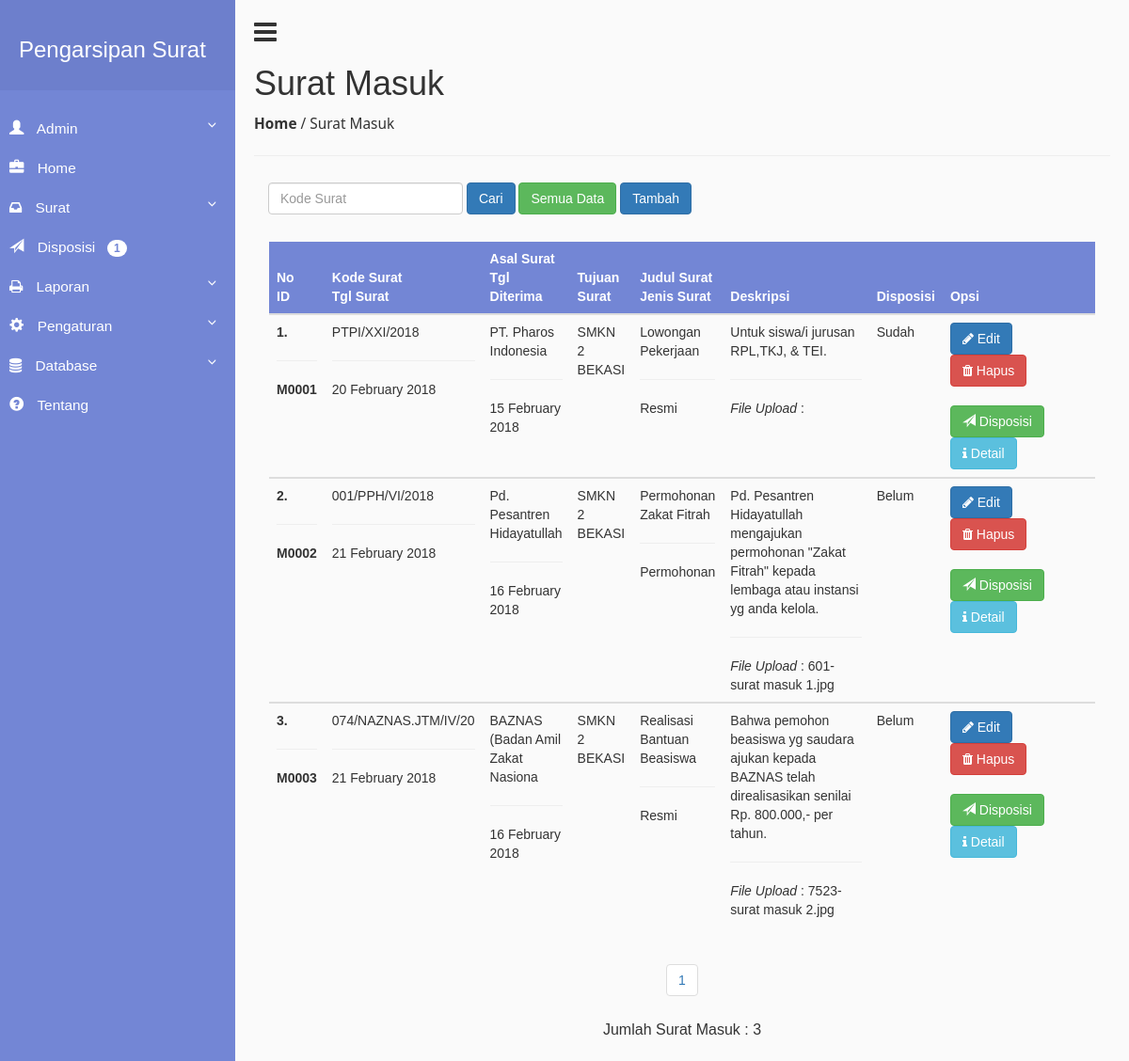
The app's page /index.php?page=Surat-Masuk-Data (signed in), older data.
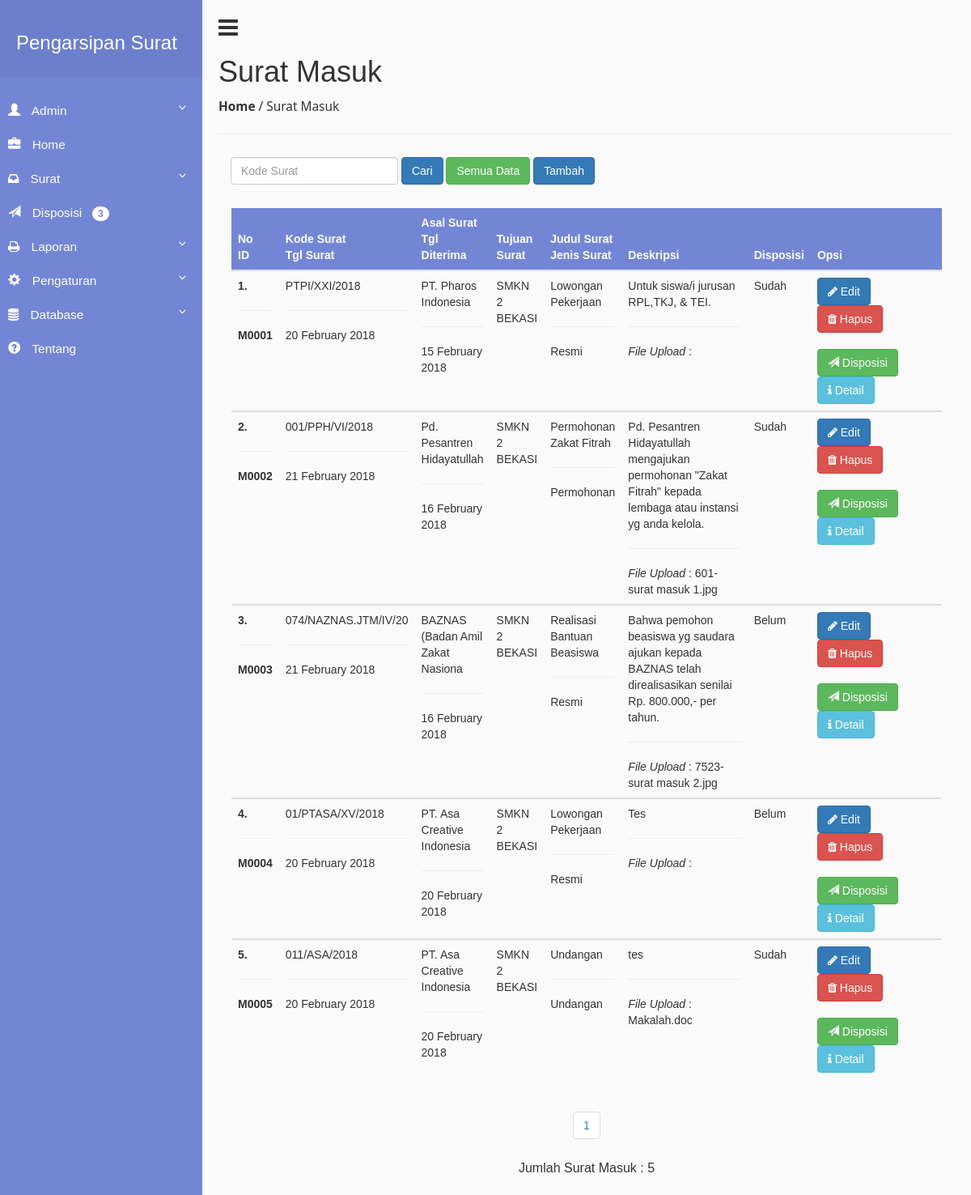
The same page, newer data.
### tables this page shows
CREATE TABLE `mail` (
  `id_mail` varchar(10) NOT NULL,
  `incoming_at` date NOT NULL,
  `mail_code` varchar(20) NOT NULL,
  `mail_date` date NOT NULL,
  `mail_from` varchar(32) NOT NULL,
  `mail_to` varchar(32) NOT NULL,
  `mail_subject` varchar(50) NOT NULL,
  `description` text NOT NULL,
  `file_upload` varchar(100) NOT NULL,
  `id_mail_type` varchar(10) NOT NULL,
  `disposisi` int(2) NOT NULL,
  `id_user` varchar(10) NOT NULL,
  PRIMARY KEY (`id_mail`),
  KEY `mail_typeid` (`id_mail_type`),
  KEY `mail_typeid_2` (`id_mail_type`),
  KEY `userid` (`id_user`),
  CONSTRAINT `mail_ibfk_1` FOREIGN KEY (`id_mail_type`) REFERENCES `mail_type` (`id_mail_type`) ON DELETE CASCADE ON UPDATE CASCADE,
  CONSTRAINT `mail_ibfk_2` FOREIGN KEY (`id_user`) REFERENCES `user` (`id_user`) ON DELETE CASCADE ON UPDATE CASCADE
);

CREATE TABLE `mail_type` (
  `id_mail_type` varchar(10) NOT NULL,
  `type` varchar(32) NOT NULL,
  PRIMARY KEY (`id_mail_type`)
);

### surat_masuk_data.php (the view, shortened to what this page needs)
<h1>Surat Masuk</h1>
<P><a href="?page=Halaman-Utama"><strong>Home</strong></a> / Surat Masuk</P>
<hr>
<?php
  $KeyWord  = isset($_GET['KeyWord']) ? $_GET['KeyWord'] : '';
  $dataCari = isset($_POST['txtCari']) ? $_POST['txtCari'] : $KeyWord;
  if(isset($_POST['btnCari'])){
    if($_POST) {
      $filterSql = "WHERE mail_code LIKE '%$dataCari%'";
    }
  }
  else {
    if($KeyWord){
      $filterSql = "WHERE mail_code '%$dataCari%'";
    }
    else {
      $filterSql = "";
    }
  }
  $baris  = 10;
  $hal  = isset($_GET['hal']) ? $_GET['hal'] : 1;
  $infoSql= "SELECT * FROM mail $filterSql";
  $infoQry= mysql_query($infoSql) or die ("error paging: ".mysql_error());
  $jumlah = mysql_num_rows($infoQry);
  $maks = ceil($jumlah/$baris);
  $mulai  = $baris * ($hal-1);
  ?>
<div class="row">
  <div class="col-md-8">
    <form action='?page=Surat-Masuk-Data' method="POST" class="navbar-form navbar-left" role="search">
          <div class="form-group">
            <input type='text' placeholder='Kode Surat' name='txtCari' class='form-control'>
          </div>
          <input type='submit' value='Cari' name="btnCari" class='btn btn-primary'>
          <a href='?page=Surat-Masuk-Data' class='btn btn-success' > Semua Data</a>
          <a href="?page=Surat-Masuk-Add" name="btnTambah" class="btn btn-primary">Tambah</a>
      </form>
  </div>
</div>
<br>
<div class="row" align="center" style="margin:1px;">
  <div class="col-md-12">
    <table class="table table-hover table-responsive">
      <thead style="background-color:#7386D5;color:#fff;text-align:center;">
        <tr>
          <th scope="col">No <br> ID</th>
          <th scope="col" style="min-width:100px;" >Kode Surat <br> Tgl Surat</th>
          <th scope="col">Asal Surat <br> Tgl Diterima</th>
          <th scope="col">Tujuan Surat</th>
          <th scope="col">Judul Surat <br> Jenis Surat</th>
          <th scope="col" width="200px">Deskripsi</th>
          <th scope="col">Disposisi</th>
          <th scope="col" width="200px">Opsi</th>
        </tr>
      </thead>
      <?php
        $query_mysql = mysql_query("select a.*, b.type FROM mail a inner join mail_type b using(id_mail_type) $filterSql order by id_mail LIMIT $mulai, $baris") or die(mysql_error());
        $nomor =$mulai;
        while($data = mysql_fetch_array($query_mysql)){
          $nomor++;
      ?>
      <tbody>
        <tr>
          <th scope="row"><?php echo $nomor; ?>.<br><hr> <?php echo $data['id_mail']; ?></th>
          <td> <?php echo $data['mail_code']; ?> <br><hr> <?php echo date("d F Y", strtotime($data['mail_date'])); ?></td>
          <td> <?php echo $data['mail_from']; ?> <br><hr> <?php echo date("d F Y", strtotime($data['incoming_at'])); ?></td>
          <td><?php echo $data['mail_to']; ?></td>
          <td><?php echo $data['mail_subject']; ?> <br><hr> <?php echo $data['type']; ?></td>
          <td><?php echo $data['description']; ?><br><hr><i>File Upload</i> : <?php echo $data['file_upload']; ?></td>
          <td>
             <?php
              if($data['disposisi'] == 1){
                echo 'Belum';
              } else {
                echo 'Sudah';
              }
            ?>
          </td>
          <td>
            <a href="?page=Surat-Masuk-Edit&id=<?php echo $data['id_mail']; ?>" class="btn btn-primary" ><i class="fa fa-pencil fa"></i> Edit</a>&nbsp;
            <a href="?page=Surat-Masuk-Delete&id=<?php echo $data['id_mail']; ?>" class="btn btn-danger "><i class="fa fa-trash fa"></i> Hapus</a><br><br>
            <a href="?page=Disposisi-Add&id=<?php echo $data['id_mail']; ?>" class="btn btn-success"><i class="glyphicon glyphicon-send"></i> Disposisi</a> &nbsp;
            <a href="?page=Surat-Masuk-Detail&id=<?php echo $data['id_mail']; ?>" class="btn btn-info"><i class="fa fa-info fa"></i> Detail</a>
          </td>
        </tr>
      </tbody>
      <?php } ?>
    </table>
    <center>
    <ul class="pagination">
    <?php
           for ($h = 1; $h <= $maks; $h++) {
              echo " <li><a href='?page=Surat-Masuk-Data&hal=$h'>$h</a></li> ";
           }
       ?>
      </ul>
    </center>
    <a style="font-size:16px;">Jumlah Surat Masuk : <?php echo $jumlah; ?></a>
  </div>
</div>

### index.php (shortened to what this page needs)
<!DOCTYPE html>
<html>
    <head>
        <?php include "inc/head.php";?>
    </head>
    <body>
        <div class="wrapper">
            <?php include "inc/sidebar.php"; ?>
            <div id="content">
                <a href="#" id="sidebarCollapse" ><i class="fa fa-navicon fa-2x"></i></a>
                <?php include "buka_file.php"; ?>
            </div>
        </div>
    </body>
</html>

### inc/head.php (shortened to what this page needs)
<link rel="stylesheet" href="css/bootstrap.min.css">
<link rel="stylesheet" href="fonts/font-awesome-4.7.0/css/font-awesome.min.css">
<link rel="stylesheet" href="css/style.css">

### inc/sidebar.php (shortened to what this page needs)
<?php
    $query3= mysql_query("SELECT * FROM disposition") or die ("error paging: ".mysql_error());
    $jumlah3= mysql_num_rows($query3);
?>
            <nav id="sidebar">
                <div class="sidebar-header">
                    <h3>Pengarsipan Surat</h3>
                </div>
                <ul class="list-unstyled components">
                    <li>
                        <a href="#userSubmenu" data-toggle="collapse" aria-expanded="false">
                            <i class="glyphicon glyphicon-user"></i>
                            <?php echo $_SESSION['username']; ?>
                        </a>
                    </li>
                    <li>
                        <a href="?page=Halaman-Utama">
                            <i class="glyphicon glyphicon-briefcase"></i>
                            Home
                        </a>
                        <a href="#pageSubmenu" data-toggle="collapse" aria-expanded="false">
                            <i class="fa fa-inbox fa"></i>
                            Surat
                        </a>
                    </li>
                    <li>
                        <a href="?page=Disposisi-Data">
                            <i class="glyphicon glyphicon-send"></i>
                            Disposisi &nbsp; <span class="xbadge"> <?php echo $jumlah3; ?></span>
                        </a>
                    </li>
                    <li>
                        <a href="#printSubmenu" data-toggle="collapse" aria-expanded="false">
                            <i class="fa fa-print fa"></i>
                            Laporan
                        </a>
                    </li>
<?php
if($_SESSION['level'] == 1 ){
?>
                    <li>
                        <a href="#settingSubmenu" data-toggle="collapse" aria-expanded="false">
                            <i class="glyphicon glyphicon-cog"></i>
                            Pengaturan
                        </a>
                    </li>
                    <li>
                        <a href="#dbSubmenu" data-toggle="collapse" aria-expanded="false">
                            <i class="fa fa-database fa"></i>
                            Database
                        </a>
                    </li>
<?php } ?>
                    <li>
                        <a href="#" data-toggle="modal" data-target="#exampleModal">
                            <i class="glyphicon glyphicon-question-sign"></i>
                            Tentang
                        </a>
                    </li>
                </ul>
            </nav>

### buka_file.php (shortened to what this page needs)
<?php
if($_GET) {
	switch($_GET['page']){
		case 'Surat-Masuk-Data' :
			include "surat_masuk_data.php";	 break;
	}
}
else {
	if(!file_exists ("main.php")) die ("Empty Main Page!");
	include "main.php";
}
?>

### css/style.css (style rules this page uses)
body { font-family: 'Segoe UI Semibold', sans-serif; background: #fafafa; }
p { font-family: 'Segoe UI', sans-serif; font-size: 1.1em; font-weight: 300; line-height: 1.7em; }
a, a:hover, a:focus { color: inherit; text-decoration: none; transition: all 0.3s; }
i, span { display: inline-block; }
.wrapper { display: flex; align-items: stretch; width: auto; }
#sidebar { min-width: 250px; max-width: 250px; background: #7386D5; color: #fff; transition: all 0.3s; }
#sidebar ul li a { text-align: left; }
#sidebar .sidebar-header { padding: 20px; background: #6d7fcc; }
#sidebar ul.components { padding: 20px 0; border-bottom: 0px solid #E32934; }
#sidebar ul li a { padding: 10px; font-size: 1.1em; display: block; }
#sidebar ul li a i { margin-right: 10px; }
a[data-toggle="collapse"] { position: relative; }
a[aria-expanded="false"]::before, a[aria-expanded="true"]::before { content: '\e259'; display: block; position: absolute; right: 20px; font-family: 'Glyphicons Halflings'; font-size: 0.6em; }
#content { padding: 20px; min-height: 100vh; transition: all 0.3s; width: -webkit-fill-available; }

### inc/sidebar.php (style rules this page uses)
.xbadge { display: inline-block; min-width: 10px; padding: 3px 7px; font-size: 12px; font-weight: bold; line-height: 1; color: #7386D5; text-align: center; white-space: nowrap; vertical-align: middle; background-color: #fff; border-radius: 10px; }

Row changes from the older to the newer data that the page shows:
changed mail "001/PPH/VI/2018": disposisi "Belum" → "Sudah"
added mail: id_mail "M0004", mail_code "01/PTASA/XV/2018", mail_date "20 February 2018", mail_from "PT. Asa Creative Indonesia", incoming_at "20 February 2018", mail_to "SMKN 2 BEKASI", mail_subject "Lowongan Pekerjaan", id_mail_type.type "Resmi", description "Tes", disposisi "Belum"
added mail: id_mail "M0005", mail_code "011/ASA/2018", mail_date "20 February 2018", mail_from "PT. Asa Creative Indonesia", incoming_at "20 February 2018", mail_to "SMKN 2 BEKASI", mail_subject "Undangan", id_mail_type.type "Undangan", description "tes", file_upload "Makalah.doc", disposisi "Sudah"
Text that changed along with them:
$jumlah3: "1" → "3"
$jumlah: "3" → "5"
